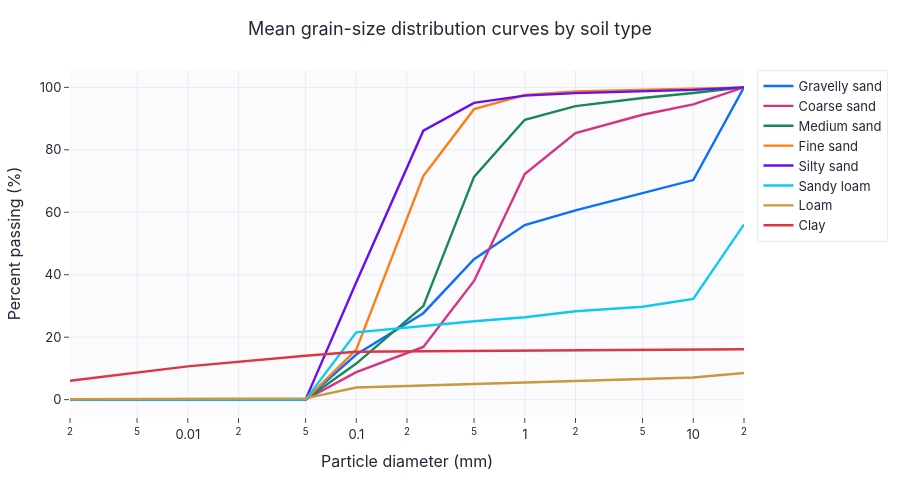

Notebook code for this chart:
### Markdown cell above
## Гранулометрические кривые по типам грунта

Средняя кривая «процент прохода» для каждого типа грунта (логарифмическая ось диаметра).
Кривые расходятся от крупнозернистых песков к тонкодисперсным глинам.

### Code cell
gran_cols = [f"gran_{k}" for k in FRACTION_KEYS]
diameters = np.array([FRACTION_BOUNDS[k] for k in FRACTION_KEYS])      # убывает 20..0.002
fr = meta[gran_cols].to_numpy()
passing = np.cumsum(fr[:, ::-1], axis=1)[:, ::-1]                      # % мельче diameters[i]
d_asc = diameters[::-1]
series = []
for s in soil_present:
    m = meta["soil_type"].to_numpy() == s
    series.append({"x": d_asc, "y": passing[m].mean(axis=0)[::-1], "name": SOIL_DISPLAY_NAMES_EN[s]})
lines(series, title="Mean grain-size distribution curves by soil type",
      xlabel="Particle diameter (mm)", ylabel="Percent passing (%)", logx=True,
      save=SAVE_FIGS, fig_id="1_2_grain_size_curves").show()

### Figure 1 — Plotly figure (JSON) as saved in the notebook; plotly's stock layout.template omitted (floating-point values rounded to 4 significant figures)
{"data": [{"line": {"color": "#0b6efd", "dash": "solid", "width": 2.4}, "mode": "lines", "name": "Gravelly sand", "type": "scatter", "x": [0.002, 0.01, 0.05, 0.1, 0.25, 0.5, 1.0, 2.0, 5.0, 10.0, 20.0], "y": [0.0, 0.0, 0.0, 14.46, 27.69, 44.97, 55.9, 60.59, 66.14, 70.31, 100.0]}, {"line": {"color": "#d63384", "dash": "solid", "width": 2.4}, "mode": "lines", "name": "Coarse sand", "type": "scatter", "x": [0.002, 0.01, 0.05, 0.1, 0.25, 0.5, 1.0, 2.0, 5.0, 10.0, 20.0], "y": [0.0, 0.0, 0.0, 8.826, 16.89, 37.99, 72.25, 85.38, 91.22, 94.56, 100.0]}, {"line": {"color": "#198754", "dash": "solid", "width": 2.4}, "mode": "lines", "name": "Medium sand", "type": "scatter", "x": [0.002, 0.01, 0.05, 0.1, 0.25, 0.5, 1.0, 2.0, 5.0, 10.0, 20.0], "y": [0.0, 0.0, 0.0, 11.55, 29.94, 71.32, 89.63, 94.0, 96.57, 98.2, 100.0]}, {"line": {"color": "#fd7e14", "dash": "solid", "width": 2.4}, "mode": "lines", "name": "Fine sand", "type": "scatter", "x": [0.002, 0.01, 0.05, 0.1, 0.25, 0.5, 1.0, 2.0, 5.0, 10.0, 20.0], "y": [0.0, 0.0, 0.0, 16.04, 71.62, 93.02, 97.53, 98.7, 99.26, 99.63, 100.0]}, {"line": {"color": "#6610f2", "dash": "solid", "width": 2.4}, "mode": "lines", "name": "Silty sand", "type": "scatter", "x": [0.002, 0.01, 0.05, 0.1, 0.25, 0.5, 1.0, 2.0, 5.0, 10.0, 20.0], "y": [0.0, 0.0, 0.0, 37.61, 86.11, 95.04, 97.35, 98.15, 98.78, 99.19, 100.0]}, {"line": {"color": "#0dcaf0", "dash": "solid", "width": 2.4}, "mode": "lines", "name": "Sandy loam", "type": "scatter", "x": [0.002, 0.01, 0.05, 0.1, 0.25, 0.5, 1.0, 2.0, 5.0, 10.0, 20.0], "y": [0.0, 0.0, 0.0, 21.54, 23.68, 25.12, 26.39, 28.3, 29.73, 32.22, 56.1]}, {"line": {"color": "#c99a3d", "dash": "solid", "width": 2.4}, "mode": "lines", "name": "Loam", "type": "scatter", "x": [0.002, 0.01, 0.05, 0.1, 0.25, 0.5, 1.0, 2.0, 5.0, 10.0, 20.0], "y": [0.1543, 0.3128, 0.4037, 3.873, 4.52, 5.115, 5.711, 6.127, 6.627, 7.072, 8.537]}, {"line": {"color": "#dc3545", "dash": "solid", "width": 2.4}, "mode": "lines", "name": "Clay", "type": "scatter", "x": [0.002, 0.01, 0.05, 0.1, 0.25, 0.5, 1.0, 2.0, 5.0, 10.0, 20.0], "y": [6.055, 10.67, 14.03, 15.34, 15.49, 15.58, 15.66, 15.75, 15.89, 16.04, 16.15]}], "layout": {"height": 480, "title": {"text": "Mean grain-size distribution curves by soil type"}, "xaxis": {"title": {"text": "Particle diameter (mm)"}, "type": "log"}, "yaxis": {"title": {"text": "Percent passing (%)"}}}}
